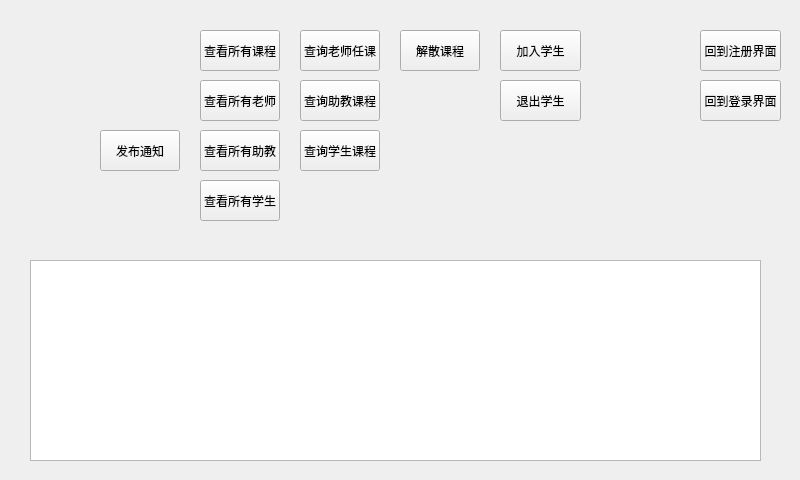
<?xml version="1.0" encoding="UTF-8"?>
<ui version="4.0">
 <class>admin</class>
 <widget class="QWidget" name="admin">
  <property name="geometry">
   <rect>
    <x>0</x>
    <y>0</y>
    <width>800</width>
    <height>480</height>
   </rect>
  </property>
  <property name="minimumSize">
   <size>
    <width>800</width>
    <height>480</height>
   </size>
  </property>
  <property name="maximumSize">
   <size>
    <width>800</width>
    <height>480</height>
   </size>
  </property>
  <property name="windowTitle">
   <string>Form</string>
  </property>
  <widget class="QLabel" name="head">
   <property name="geometry">
    <rect>
     <x>30</x>
     <y>30</y>
     <width>121</width>
     <height>31</height>
    </rect>
   </property>
   <property name="text">
    <string/>
   </property>
  </widget>
  <widget class="QTextEdit" name="text_out">
   <property name="geometry">
    <rect>
     <x>30</x>
     <y>260</y>
     <width>731</width>
     <height>201</height>
    </rect>
   </property>
  </widget>
  <widget class="QPushButton" name="pushButton_2">
   <property name="geometry">
    <rect>
     <x>200</x>
     <y>30</y>
     <width>80</width>
     <height>41</height>
    </rect>
   </property>
   <property name="text">
    <string>查看所有课程</string>
   </property>
  </widget>
  <widget class="QPushButton" name="bacreg">
   <property name="geometry">
    <rect>
     <x>700</x>
     <y>30</y>
     <width>81</width>
     <height>41</height>
    </rect>
   </property>
   <property name="text">
    <string>回到注册界面</string>
   </property>
  </widget>
  <widget class="QPushButton" name="pushButton_8">
   <property name="geometry">
    <rect>
     <x>300</x>
     <y>80</y>
     <width>80</width>
     <height>41</height>
    </rect>
   </property>
   <property name="text">
    <string>查询助教课程</string>
   </property>
  </widget>
  <widget class="QPushButton" name="notice">
   <property name="geometry">
    <rect>
     <x>100</x>
     <y>130</y>
     <width>80</width>
     <height>41</height>
    </rect>
   </property>
   <property name="text">
    <string>发布通知</string>
   </property>
  </widget>
  <widget class="QPushButton" name="baclog">
   <property name="geometry">
    <rect>
     <x>700</x>
     <y>80</y>
     <width>81</width>
     <height>41</height>
    </rect>
   </property>
   <property name="text">
    <string>回到登录界面</string>
   </property>
  </widget>
  <widget class="QPushButton" name="pushButton_3">
   <property name="geometry">
    <rect>
     <x>200</x>
     <y>180</y>
     <width>80</width>
     <height>41</height>
    </rect>
   </property>
   <property name="text">
    <string>查看所有学生</string>
   </property>
  </widget>
  <widget class="QPushButton" name="pushButton_7">
   <property name="geometry">
    <rect>
     <x>300</x>
     <y>130</y>
     <width>80</width>
     <height>41</height>
    </rect>
   </property>
   <property name="text">
    <string>查询学生课程</string>
   </property>
  </widget>
  <widget class="QPushButton" name="pushButton_5">
   <property name="geometry">
    <rect>
     <x>300</x>
     <y>30</y>
     <width>80</width>
     <height>41</height>
    </rect>
   </property>
   <property name="text">
    <string>查询老师任课</string>
   </property>
  </widget>
  <widget class="QPushButton" name="pushButton_6">
   <property name="geometry">
    <rect>
     <x>200</x>
     <y>80</y>
     <width>80</width>
     <height>41</height>
    </rect>
   </property>
   <property name="text">
    <string>查看所有老师</string>
   </property>
  </widget>
  <widget class="QPushButton" name="pushButton_9">
   <property name="geometry">
    <rect>
     <x>200</x>
     <y>130</y>
     <width>80</width>
     <height>41</height>
    </rect>
   </property>
   <property name="text">
    <string>查看所有助教</string>
   </property>
  </widget>
  <widget class="QPushButton" name="pushButton_10">
   <property name="geometry">
    <rect>
     <x>400</x>
     <y>30</y>
     <width>80</width>
     <height>41</height>
    </rect>
   </property>
   <property name="text">
    <string>解散课程</string>
   </property>
  </widget>
  <widget class="QPushButton" name="pushButton_11">
   <property name="geometry">
    <rect>
     <x>500</x>
     <y>30</y>
     <width>81</width>
     <height>41</height>
    </rect>
   </property>
   <property name="text">
    <string>加入学生</string>
   </property>
  </widget>
  <widget class="QPushButton" name="pushButton_12">
   <property name="geometry">
    <rect>
     <x>500</x>
     <y>80</y>
     <width>81</width>
     <height>41</height>
    </rect>
   </property>
   <property name="text">
    <string>退出学生</string>
   </property>
  </widget>
 </widget>
 <resources/>
 <connections/>
</ui>
